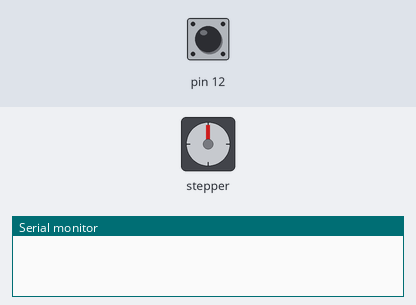
The sketch below on a simulated Arduino Uno, built with avr-gcc and run on an emulated ATmega328P. Parts: stepper motor, the last lines printed to the serial monitor. Wiring (inferred from the names in the program): stepper motor (2048 steps per turn assumed): coils pin 8, pin 9, pin 10, pin 11. The inputs (shaded band) are chosen by the test bench; at power-on: pin 12 LOW.

Above: at 1.2 s.
1.3 s: pin 12 driven HIGH
At 2.46 s:
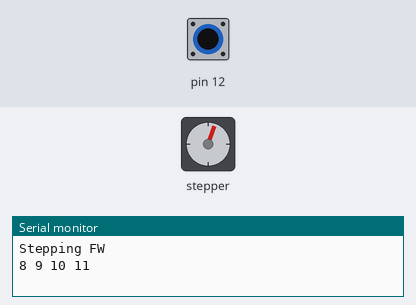
At 3.61 s:
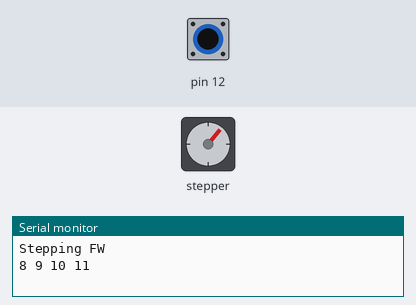
4.3 s: pin 12 pulsed LOW 2 times (0.12 s each, 0.3 s apart)
Timing chart, 0 to 7.3 s (numbered marks = the images above; inputs shaded):
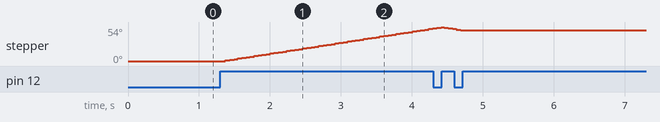

Measured:
- after the input at 1.3 s, stepper: keeps turning clockwise at about 18°/s, starting after 0.07 s

The sketch:

hbridge_test.ino
```cpp
// create an instance of the stepper class, specifying
// the number of steps of the motor and the vars it's
// attached to
//--Stepper stepper(STEPS, 8, 10, 9, 11);

int var1, var2, var3, var4;

void wave_drive(int phase)
{
  switch(phase % 4) {
  case 0:
    //Serial.println("0");
    digitalWrite(var1, LOW);
    digitalWrite(var2, HIGH);
    digitalWrite(var3, HIGH);
    digitalWrite(var4, HIGH);
    break;
  case 1:
    //Serial.println("1");
    digitalWrite(var1, HIGH);
    digitalWrite(var2, LOW);
    digitalWrite(var3, HIGH);
    digitalWrite(var4, HIGH);

    break;
  case 2:
    //Serial.println("2");
    digitalWrite(var1, HIGH);
    digitalWrite(var2, HIGH);
    digitalWrite(var3, LOW);
    digitalWrite(var4, HIGH);
    break;
  case 3:
    //Serial.println("3");
    digitalWrite(var1, HIGH);
    digitalWrite(var2, HIGH);
    digitalWrite(var3, HIGH);
    digitalWrite(var4, LOW);
    break;
  }
}
void step_drive(int phase)
{
  switch(phase % 4) {
  case 0:
    //Serial.println("0");
    digitalWrite(var1, HIGH);
    digitalWrite(var2, LOW);
    digitalWrite(var3, HIGH);
    digitalWrite(var4, LOW);
    break;
  case 1:
    //Serial.println("1");
    digitalWrite(var1, LOW);
    digitalWrite(var2, HIGH);
    digitalWrite(var3, HIGH);
    digitalWrite(var4, LOW);
    break;
  case 2:
    //Serial.println("2");
    digitalWrite(var1, LOW);
    digitalWrite(var2, HIGH);
    digitalWrite(var3, LOW);
    digitalWrite(var4, HIGH);
    break;
  case 3:
    //Serial.println("3");
    digitalWrite(var1, HIGH);
    digitalWrite(var2, LOW);
    digitalWrite(var3, LOW);
    digitalWrite(var4, HIGH);
    break;
  }
}

const int FW = 0;
const int BW = 1;
const int ST = 2;

int last_read = LOW;
int stepping = ST;
int phase = 0;
int pin1, pin2, pin3, pin4;
int out1, out2, out3, out4;

int combo = 0;

void setup()
{
  Serial.begin(9600);
  out1 = pin1 = var1 = 8;
  out2 = pin2 = var2 = 9;
  out3 = pin3 = var3 = 10;
  out4 = pin4 = var4 = 11;

  pinMode(pin1, OUTPUT);
  pinMode(pin2, OUTPUT);
  pinMode(pin3, OUTPUT);
  pinMode(pin4, OUTPUT);
}

void loop()
{

  // move a number of steps equal to the change in the
  // sensor reading
  int tmp_read = digitalRead(12);
  if(tmp_read == HIGH && last_read != HIGH) {
    switch(stepping) {
    case ST:
      stepping = FW;
      break;
    case FW:
      stepping = BW;
      break;
    case BW:
      stepping = ST;
      break;
    }
    Serial.print("Stepping ");
    Serial.print(stepping == ST ? "ST" : stepping == FW ? "FW" : "BW");
    Serial.print("\n");
    Serial.flush();
  }
  last_read = tmp_read;

  if(stepping != ST) {
    if(phase % 250 == 0) {
      if(combo % 2 == 0) {
        out1 = pin1;
        out2 = pin2;
      }
      else {
        out1 = pin2;
        out2 = pin1;
      }
      if(combo % 4 ==0) {
        out3 = pin3;
        out4 = pin4;
      }
      else {
        out3 = pin4;
        out4 = pin3;
      }
      if(combo % 8 == 0) {
        var1 = out1;
        var2 = out2;
        var3 = out3;
        var4 = out4;
      }
      else {
        var1 = out1;
        var2 = out3;
        var3 = out4;
        var4 = out2;
      }
      //combo++;
      Serial.print(var1);
      Serial.print(" ");
      Serial.print(var2);
      Serial.print(" ");
      Serial.print(var3);
      Serial.print(" ");
      Serial.println(var4);
    }

    /*

     if(!digitalRead(5)) {
     wave_drive(phase);
     Serial.println("Wave");
     } else {
     step_drive(phase);
     Serial.println("Step");
     }
     */
    //wave_drive(phase);
    step_drive(phase);
    /*
    switch(phase) {
     case 0: phase = 1; break;
     case 1: phase = 3; break;
     case 2: phase = 0; break;
     case 3: phase = 2; break;
     }
     */
    switch(stepping) {
    case ST:
      break;
    case FW:
      phase++;
      break;
    case BW:
      phase--;
      break;
    }

    delay(10);
  }
  else { // not stepping
    digitalWrite(var1, LOW);
    digitalWrite(var2, LOW);
    digitalWrite(var3, LOW);
    digitalWrite(var4, LOW);
  }
}
```
